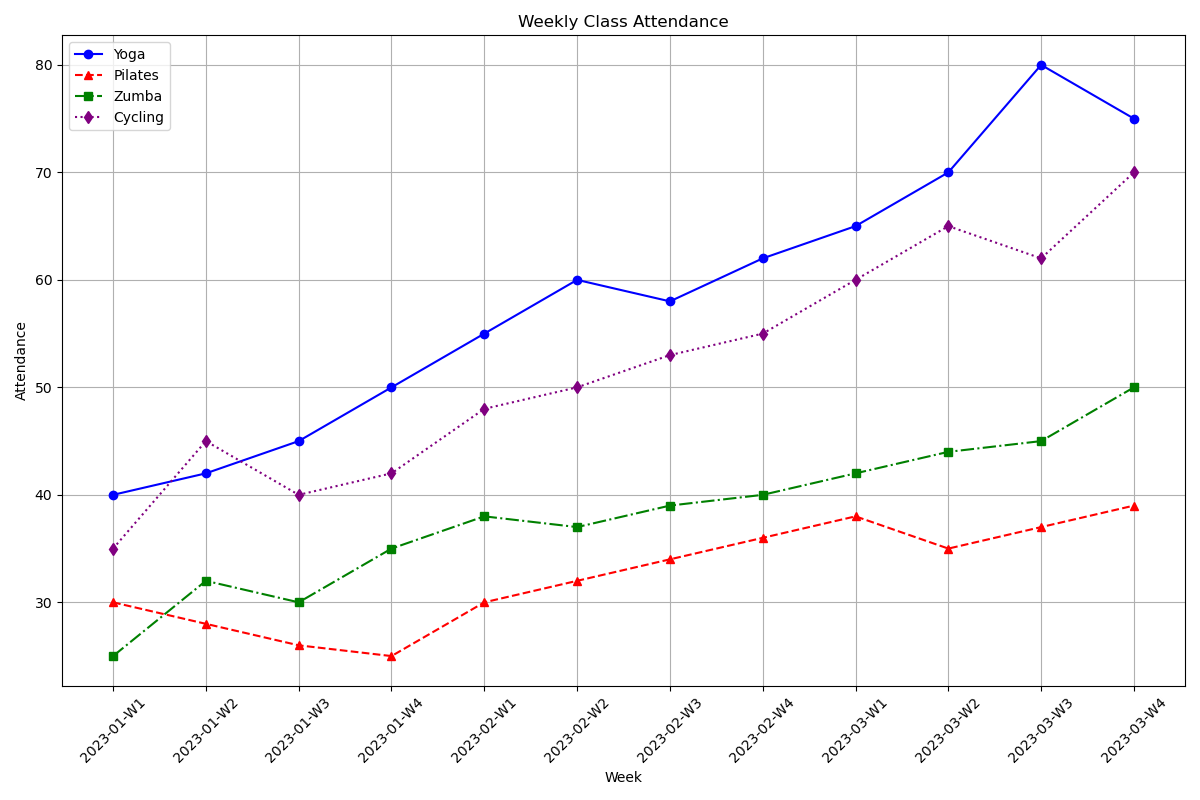

This figure's Python source:

import matplotlib.pyplot as plt
import pandas as pd

# Provided data
data = [
    {'Week': '2023-01-W1', 'Yoga': 40, 'Pilates': 30, 'Zumba': 25, 'Cycling': 35},
    {'Week': '2023-01-W2', 'Yoga': 42, 'Pilates': 28, 'Zumba': 32, 'Cycling': 45},
    {'Week': '2023-01-W3', 'Yoga': 45, 'Pilates': 26, 'Zumba': 30, 'Cycling': 40},
    {'Week': '2023-01-W4', 'Yoga': 50, 'Pilates': 25, 'Zumba': 35, 'Cycling': 42},
    {'Week': '2023-02-W1', 'Yoga': 55, 'Pilates': 30, 'Zumba': 38, 'Cycling': 48},
    {'Week': '2023-02-W2', 'Yoga': 60, 'Pilates': 32, 'Zumba': 37, 'Cycling': 50},
    {'Week': '2023-02-W3', 'Yoga': 58, 'Pilates': 34, 'Zumba': 39, 'Cycling': 53},
    {'Week': '2023-02-W4', 'Yoga': 62, 'Pilates': 36, 'Zumba': 40, 'Cycling': 55},
    {'Week': '2023-03-W1', 'Yoga': 65, 'Pilates': 38, 'Zumba': 42, 'Cycling': 60},
    {'Week': '2023-03-W2', 'Yoga': 70, 'Pilates': 35, 'Zumba': 44, 'Cycling': 65},
    {'Week': '2023-03-W3', 'Yoga': 80, 'Pilates': 37, 'Zumba': 45, 'Cycling': 62},
    {'Week': '2023-03-W4', 'Yoga': 75, 'Pilates': 39, 'Zumba': 50, 'Cycling': 70}
]

# Convert to DataFrame
df = pd.DataFrame(data)

# Set the 'Week' column as the index
df.set_index('Week', inplace=True)

# Plotting the line chart with visual encodings using Matplotlib
plt.figure(figsize=(12, 8))

# Yoga: solid line, circular markers, blue color
plt.plot(df.index, df['Yoga'], label='Yoga', linestyle='-', marker='o', color='blue')

# Pilates: dashed line, triangular markers, red color
plt.plot(df.index, df['Pilates'], label='Pilates', linestyle='--', marker='^', color='red')

# Zumba: dash-dot line, square markers, green color
plt.plot(df.index, df['Zumba'], label='Zumba', linestyle='-.', marker='s', color='green')

# Cycling: dotted line, diamond markers, purple color
plt.plot(df.index, df['Cycling'], label='Cycling', linestyle=':', marker='d', color='purple')

# Add additional visual elements to the plot
plt.xlabel('Week')
plt.ylabel('Attendance')
plt.title('Weekly Class Attendance')
plt.xticks(rotation=45)  # Rotate the x-axis labels for better readability
plt.legend()  # Show the legend

# Show grid
plt.grid(True)

# Adjust layout to prevent clipping of ylabel/legend
plt.tight_layout()

# Display the plot
plt.show()
